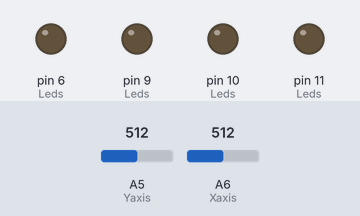
Simulated run of this sketch. Board: Arduino Nano, built with avr-gcc and run on an emulated ATmega328P. Parts: output pins drawn as LEDs (lit = HIGH). The test bench sets the inputs (shaded band); at power-on: A5 (Yaxis) = 512, A6 (Xaxis) = 512. What the sketch prints to the serial monitor is not drawn.

Above: at 1.2 s.
1.3 s: A5 (Yaxis) set to 784
2.8 s: A5 (Yaxis) set to 808
At 3.58 s:
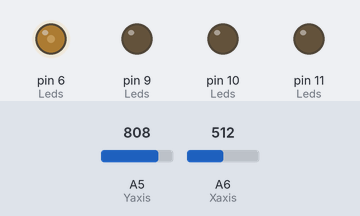
At 5.7 s:
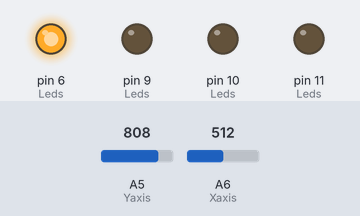
5.8 s: A6 (Xaxis) set to 783
7.3 s: A6 (Xaxis) set to 816
At 10.2 s:
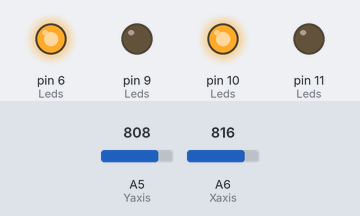
10.3 s: A5 (Yaxis) set to 209
11.8 s: A5 (Yaxis) set to 182
At 14.8 s:
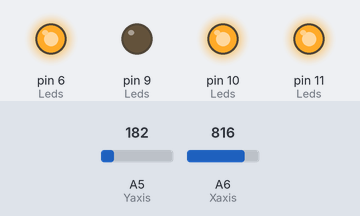
Timing chart, 0 to 15.8 s (numbered marks = the images above; inputs shaded):
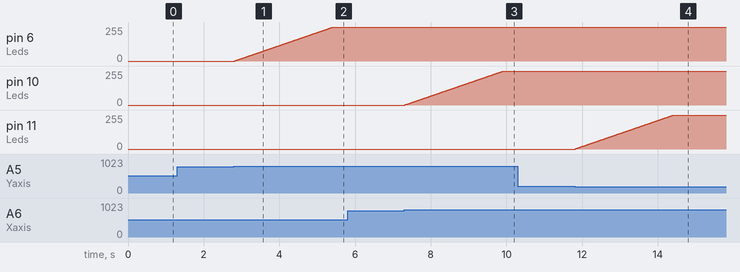

Measured:
- the behaviour switches between 799 and 800 on A5 (Yaxis) (found by bisection; images 0 and 1)
- the behaviour switches between 799 and 800 on A6 (Xaxis) (found by bisection; images 2 and 3)
- the behaviour switches between 201 and 200 on A5 (Yaxis) (found by bisection; images 3 and 4)
- after the input at 1.3 s, every drawn part: stays the same
- after the input at 2.8 s, pin 6 (Leds): moves from 0/255 to 255/255 over 2.6 s, starting at once
- after the input at 5.8 s, every drawn part: stays the same
- after the input at 7.3 s, pin 10 (Leds): moves from 0/255 to 255/255 over 2.6 s, starting at once
- after the input at 10.3 s, every drawn part: stays the same
- after the input at 11.8 s, pin 11 (Leds): moves from 0/255 to 255/255 over 2.6 s, starting at once

The sketch:

11LS.ino
```cpp
//Defines
#define Yaxis A5
#define Xaxis A6
#define HighPoint 800
#define LowPoint 200

#define Red 6
#define Blue 11
#define Green 10
#define Yellow 9
#define ledCount 4

//define Corn
#define DOWN 100
#define RAISE 200
#define UP 300
#define FADE 400

//Variables
int LastYaxisVal = 0;
int LastXaxisVal = 0;

//Array of all elements
bool isLedon[ledCount];
int CornVal[ledCount];
int CornState[ledCount];
int Leds[] = { Red, Blue, Green, Yellow };

//Setup & Loop
void setup() {
  Serial.begin(9600);
  Serial.println("started...");
  for (int i = 0; i < ledCount; i++) {
    isLedon[i] = false;
    CornState[i] = DOWN;
    pinMode(Leds[i], OUTPUT);
  }
}
void loop() {

  int Yval = analogRead(Yaxis);
  int Xval = analogRead(Xaxis);

  YaxisLed(Yval);
  XaxisLed(Xval);

  for (int x = 0; x < ledCount; x++) {
    switch (CornState[x]) {
      case DOWN:
        CornVal[x] = 0;
        if (isLedon[x])
          CornState[x] = RAISE;
        break;
      case UP:

        CornVal[x] = 255;
        if (isLedon[x])
          CornState[x] = FADE;
        break;
      case RAISE:
        CornVal[x]++;
        analogWrite(Leds[x], CornVal[x]);
        CornState[x] = (CornVal[x] >= 255) ? UP : RAISE;
        if (CornState[x] == UP)
          isLedon[x] = false;
        break;
      case FADE:
        CornVal[x]--;
        analogWrite(Leds[x], CornVal[x]);
        CornState[x] = (CornVal[x] <= 0) ? DOWN : FADE;
        if (CornState[x] == DOWN)
          isLedon[x] = false;
        break;
    }
  }
  delay(10);
}

//functions
void YaxisLed(int x) {
  if (x >= HighPoint && LastYaxisVal < HighPoint) {
    isLedon[0] = true;
  } else if (x <= LowPoint && LastYaxisVal > LowPoint) {
    isLedon[1] = true;
  }
  LastYaxisVal = x;
}
void XaxisLed(int x) {
  if (x >= HighPoint && LastXaxisVal < HighPoint) {
    isLedon[2] = true;
  } else if (x <= LowPoint && LastXaxisVal > LowPoint) {
    isLedon[3] = true;
  }
  LastXaxisVal = x;
}
```
